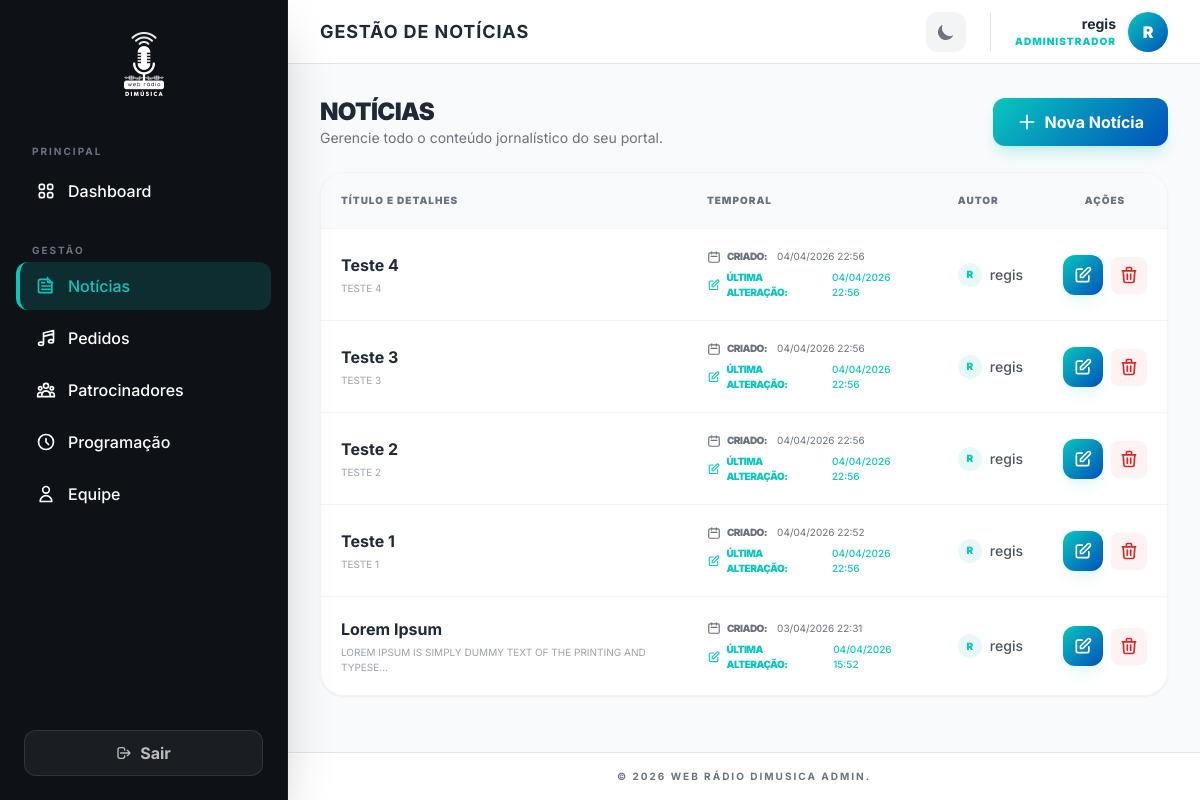
Screenshot of /painel/noticias/ (signed in) with the database file from the repository.
### notices/models.py (models this page shows, shortened)
class Noticias(models.Model):
    titulo = models.CharField(max_length=255, unique=True, blank=False, null=False)
    subtitulo = models.TextField(blank=False, null=False)
    conteudo = models.TextField(blank=False, null=False)
    created_at = models.DateTimeField(auto_now_add=True)
    updated_at = models.DateTimeField(auto_now=True)
    created_by = models.ForeignKey(User, on_delete=models.SET_NULL, null=True, related_name='noticias_criadas')
    updated_by = models.ForeignKey(User, on_delete=models.SET_NULL, null=True, related_name='noticias_editadas')

### webadmin/views.py (the view)
# urls.py: path('noticias/', views.noticias_list, name='admin_noticias_list'),
@login_required(login_url='admin_login')
def noticias_list(request):
    noticias = Noticias.objects.all().order_by('-created_at')
    return render(request, 'webadmin/noticias_list.html', {
        'noticias': noticias
    })

### webadmin/templates/webadmin/noticias_list.html (shortened to what this page needs)
{% extends 'webadmin/base.html' %}
{% block page_title %}Gestão de Notícias{% endblock %}
{% block content %}
<div class="space-y-6">
    <div class="flex flex-col sm:flex-row justify-between items-start sm:items-center gap-4">
        <div>
            <h2 class="text-2xl font-black text-gray-800 dark:text-white uppercase tracking-tight">Notícias</h2>
            <p class="text-sm text-gray-500 dark:text-gray-400">Gerencie todo o conteúdo jornalístico do seu portal.</p>
        </div>
        <a href="{% url 'admin_noticia_add' %}" class="btn-gradient text-white px-6 py-3 rounded-xl font-bold shadow-lg shadow-teal/20 flex items-center gap-2">
            <svg class="w-5 h-5" fill="none" stroke="currentColor" viewBox="0 0 24 24"><path stroke-linecap="round" stroke-linejoin="round" stroke-width="2" d="M12 4v16m8-8H4" /></svg>
            Nova Notícia
        </a>
    </div>
    <div class="bg-white dark:bg-dark-lighter rounded-3xl border border-gray-100 dark:border-white/5 shadow-sm overflow-hidden">
        <div class="overflow-x-auto">
            <table class="w-full text-left border-collapse">
                <thead>
                    <tr class="bg-gray-50 dark:bg-white/5 text-gray-500 dark:text-gray-400">
                        <th class="p-5 text-[10px] font-black uppercase tracking-widest border-b border-gray-100 dark:border-white/5">Título e Detalhes</th>
                        <th class="p-5 text-[10px] font-black uppercase tracking-widest border-b border-gray-100 dark:border-white/5 hidden md:table-cell">Temporal</th>
                        <th class="p-5 text-[10px] font-black uppercase tracking-widest border-b border-gray-100 dark:border-white/5 hidden lg:table-cell">Autor</th>
                        <th class="p-5 text-[10px] font-black uppercase tracking-widest border-b border-gray-100 dark:border-white/5 text-center">Ações</th>
                    </tr>
                </thead>
                <tbody class="divide-y divide-gray-100 dark:divide-white/5">
                    {% for n in noticias %}
                    <tr class="hover:bg-gray-50/50 dark:hover:bg-white/5 transition-colors group">
                        <td class="p-5">
                            <div class="flex flex-col">
                                <span class="text-gray-800 dark:text-white font-bold group-hover:text-teal transition-colors break-words">{{ n.titulo }}</span>
                                <span class="text-[10px] text-gray-400 uppercase mt-1">{{ n.subtitulo|truncatechars:60 }}</span>
                            </div>
                        </td>
                        <td class="p-5 hidden md:table-cell">
                            <div class="flex flex-col gap-1.5 text-[10px]">
                                <span class="text-gray-500 dark:text-gray-400 flex items-center gap-1.5">
                                    <svg class="w-3.5 h-3.5" fill="none" stroke="currentColor" viewBox="0 0 24 24"><path stroke-linecap="round" stroke-linejoin="round" stroke-width="2" d="M8 7V3m8 4V3m-9 8h10M5 21h14a2 2 0 002-2V7a2 2 0 00-2-2H5a2 2 0 00-2 2v12a2 2 0 002 2z" /></svg>
                                    <span class="font-black uppercase tracking-tighter mr-1">Criado:</span> {{ n.created_at|date:"d/m/Y H:i" }}
                                </span>
                                <span class="text-teal font-medium flex items-center gap-1.5">
                                    <svg class="w-3.5 h-3.5" fill="none" stroke="currentColor" viewBox="0 0 24 24"><path stroke-linecap="round" stroke-linejoin="round" stroke-width="2" d="M11 5H6a2 2 0 00-2 2v11a2 2 0 002 2h11a2 2 0 002-2v-5m-1.414-9.414a2 2 0 112.828 2.828L11.828 15H9v-2.828l8.586-8.586z" /></svg>
                                    <span class="font-black uppercase tracking-tighter mr-1">Última alteração:</span> {{ n.updated_at|date:"d/m/Y H:i" }}
                                </span>
                            </div>
                        </td>
                        <td class="p-5 hidden lg:table-cell">
                            {% if n.updated_by %}
                                <div class="flex items-center gap-2">
                                    <div class="w-6 h-6 rounded-full bg-teal/10 text-teal flex items-center justify-center text-[10px] font-black uppercase">
                                        {{ n.updated_by.username|first }}
                                    </div>
                                    <span class="text-gray-600 dark:text-gray-400 text-sm font-medium">{{ n.updated_by.username }}</span>
                                </div>
                            {% else %}
                                <span class="text-gray-400 text-xs italic">Automático</span>
                            {% endif %}
                        </td>
                        <td class="p-5">
                            <div class="flex gap-2 items-center justify-center">
                                <a href="{% url 'admin_noticia_edit' n.id %}" class="btn-gradient text-white p-2.5 rounded-xl shadow-lg shadow-teal/10 hover:scale-110 active:scale-95 transition-all" title="Editar">
                                    <svg class="w-5 h-5" fill="none" stroke="currentColor" viewBox="0 0 24 24"><path stroke-linecap="round" stroke-linejoin="round" stroke-width="2" d="M11 5H6a2 2 0 00-2 2v11a2 2 0 002 2h11a2 2 0 002-2v-5m-1.414-9.414a2 2 0 112.828 2.828L11.828 15H9v-2.828l8.586-8.586z" /></svg>
                                </a>
                                <form action="{% url 'admin_noticia_delete' n.id %}" method="post" class="inline">
                                    <button type="button" onclick="openDeleteModal(this.parentElement, 'a notícia \'{{ n.titulo|escapejs }}\'')" class="p-2 rounded-lg bg-red-50 dark:bg-red-900/20 text-red-600 dark:text-red-400 hover:bg-red-600 hover:text-white transition-all shadow-sm" title="Excluir">
                                        <svg class="w-5 h-5" fill="none" stroke="currentColor" viewBox="0 0 24 24"><path stroke-linecap="round" stroke-linejoin="round" stroke-width="2" d="M19 7l-.867 12.142A2 2 0 0116.138 21H7.862a2 2 0 01-1.995-1.858L5 7m5 4v6m4-6v6m1-10V4a1 1 0 00-1-1h-4a1 1 0 00-1 1v3M4 7h16" /></svg>
                                    </button>
                                </form>
                            </div>
                        </td>
                    </tr>
                    {% endfor %}
                </tbody>
            </table>
        </div>
    </div>
</div>
{% endblock %}

### webadmin/templates/webadmin/base.html (shortened to what this page needs)
{% load static %}
<!DOCTYPE html>
<html lang="pt-br">
<head>
    <script src="https://cdn.tailwindcss.com"></script>
</head>
<body class="bg-gray-50 text-gray-900 dark:bg-dark dark:text-gray-100 min-h-screen flex font-sans antialiased" x-data="{ mobileMenu: false }">
    {% if user.is_authenticated %}
    <aside :class="mobileMenu ? 'translate-x-0' : '-translate-x-full lg:translate-x-0'"
           class="fixed lg:static inset-y-0 left-0 bg-dark text-white w-72 flex-shrink-0 flex flex-col h-screen z-[110] transition-transform duration-300 lg:transition-none shadow-2xl border-r border-white/5">
        <div class="p-8 flex justify-center items-center relative">
            <a href="{% url 'admin_dashboard' %}" class="block group">
                <img src="{% static 'webadmin/images/logo-branco-icon.png' %}" alt="Dimúsica Logo" class="h-16 w-auto object-contain group-hover:scale-110 transition-transform duration-300">
            </a>
        </div>
        <nav class="flex-1 px-4 space-y-1 mt-4 overflow-y-auto">
            <p class="px-4 text-[10px] uppercase tracking-[2px] font-bold text-gray-500 mb-2">Principal</p>
            <a href="{% url 'admin_dashboard' %}" @click="mobileMenu = false" class="sidebar-link flex items-center gap-3 px-4 py-3 rounded-xl font-medium {% if request.resolver_match.url_name == 'admin_dashboard' %}active{% endif %}">
                Dashboard
            </a>
            <p class="px-4 pt-6 text-[10px] uppercase tracking-[2px] font-bold text-gray-500 mb-2">Gestão</p>
            <a href="{% url 'admin_noticias_list' %}" @click="mobileMenu = false" class="sidebar-link flex items-center gap-3 px-4 py-3 rounded-xl font-medium {% if 'noticia' in request.resolver_match.url_name %}active{% endif %}">
                Notícias
            </a>
            <a href="{% url 'admin_pedidos_list' %}" @click="mobileMenu = false" class="sidebar-link flex items-center gap-3 px-4 py-3 rounded-xl font-medium {% if 'pedido' in request.resolver_match.url_name %}active{% endif %}">
                <svg class="w-5 h-5" fill="none" stroke="currentColor" viewBox="0 0 24 24"><path stroke-linecap="round" stroke-linejoin="round" stroke-width="2" d="M9 19V6l12-3v13M9 19c0 1.105-1.343 2-3 2s-3-.895-3-2 1.343-2 3-2 3 .895 3 2zm12-3c0 1.105-1.343 2-3 2s-3-.895-3-2 1.343-2 3-2 3 .895 3 2zM9 10l12-3" /></svg>
                Pedidos
            </a>
            <a href="{% url 'admin_sponsors_list' %}" @click="mobileMenu = false" class="sidebar-link flex items-center gap-3 px-4 py-3 rounded-xl font-medium {% if 'sponsor' in request.resolver_match.url_name %}active{% endif %}">
                Patrocinadores
            </a>
            <a href="{% url 'admin_programacao_list' %}" @click="mobileMenu = false" class="sidebar-link flex items-center gap-3 px-4 py-3 rounded-xl font-medium {% if 'programacao' in request.resolver_match.url_name %}active{% endif %}">
                <svg class="w-5 h-5" fill="none" stroke="currentColor" viewBox="0 0 24 24"><path stroke-linecap="round" stroke-linejoin="round" stroke-width="2" d="M12 8v4l3 3m6-3a9 9 0 11-18 0 9 9 0 0118 0z" /></svg>
                Programação
            </a>
            <a href="{% url 'admin_equipe_list' %}" @click="mobileMenu = false" class="sidebar-link flex items-center gap-3 px-4 py-3 rounded-xl font-medium {% if 'equipe' in request.resolver_match.url_name %}active{% endif %}">
                <svg class="w-5 h-5" fill="none" stroke="currentColor" viewBox="0 0 24 24"><path stroke-linecap="round" stroke-linejoin="round" stroke-width="2" d="M16 7a4 4 0 11-8 0 4 4 0 018 0zM12 14a7 7 0 00-7 7h14a7 7 0 00-7-7z" /></svg>
                Equipe
            </a>
        </nav>
        <div class="p-6">
            <form action="{% url 'admin_logout' %}" method="post">
                <button type="submit" class="w-full bg-white/5 border border-white/10 text-white/70 px-4 py-2.5 rounded-xl font-bold hover:bg-red-600 hover:text-white hover:border-red-500 transition-all duration-300 flex items-center justify-center gap-2">
                    <svg class="w-4 h-4" fill="none" stroke="currentColor" viewBox="0 0 24 24"><path stroke-linecap="round" stroke-linejoin="round" stroke-width="2" d="M17 16l4-4m0 0l-4-4m4 4H7m6 4v1a3 3 0 01-3 3H6a3 3 0 01-3-3V7a3 3 0 013-3h4a3 3 0 013 3v1" /></svg>
                    Sair
                </button>
            </form>
        </div>
    </aside>
    {% endif %}
    <div class="flex-1 flex flex-col min-w-0 h-screen overflow-hidden relative">
        {% if user.is_authenticated %}
        <header class="bg-white dark:bg-dark-lighter border-b border-gray-200 dark:border-white/5 h-16 flex-shrink-0 flex items-center justify-between px-4 lg:px-8 z-10 sticky top-0">
            <div class="flex items-center gap-2 lg:gap-4">
                <h1 class="text-xs sm:text-sm lg:text-lg font-bold text-gray-800 dark:text-white uppercase tracking-wider truncate max-w-[150px] sm:max-w-none">
                    {% block page_title %}Painel de Controle{% endblock %}
                </h1>
            </div>
            <div class="flex items-center gap-6">
                <button id="admin-theme-toggle" class="p-2.5 rounded-xl bg-gray-100 dark:bg-white/5 text-gray-500 dark:text-gray-400 hover:text-teal transition-all">
                    <svg id="theme-icon-dark" class="w-5 h-5 hidden" fill="currentColor" viewBox="0 0 20 20"><path d="M17.293 13.293A8 8 0 016.707 2.707a8.001 8.001 0 1010.586 10.586z"></path></svg>
                </button>
                <div class="flex items-center gap-3 pl-6 border-l border-gray-200 dark:border-white/10">
                    <div class="text-right hidden sm:block">
                        <p class="text-sm font-bold text-gray-800 dark:text-white">{{ user.username }}</p>
                        <p class="text-[10px] text-teal font-black uppercase tracking-widest">Administrador</p>
                    </div>
                    <div class="w-10 h-10 rounded-full btn-gradient flex items-center justify-center text-white font-black">
                        {{ user.username|first|upper }}
                    </div>
                </div>
            </div>
        </header>
        {% endif %}
        <main class="flex-grow p-4 lg:p-8 overflow-y-auto bg-gray-50 dark:bg-dark transition-colors duration-300">
            <div class="max-w-6xl mx-auto">
                {% block content %}{% endblock %}
            </div>
        </main>
        {% if user.is_authenticated %}
        <footer class="p-4 text-center text-gray-500 dark:text-gray-600 text-[10px] uppercase tracking-[2px] font-bold bg-white dark:bg-dark-lighter border-t border-gray-200 dark:border-white/5">
            &copy; 2026 Web Rádio Dimusica Admin.
        </footer>
        {% endif %}
    </div>
</body>
</html>

### webadmin/templates/webadmin/base.html (style rules this page uses)
body { font-family: 'Inter', sans-serif; transition: background-color 0.3s; }
.btn-gradient { background: linear-gradient(135deg, #0AC7BE, #0051BA); transition: all 0.3s; }
.sidebar-link { transition: all 0.2s; border-left: 4px solid transparent; }
.sidebar-link.active { background: rgba(10, 199, 190, 0.15); color: #0AC7BE; border-left-color: #0AC7BE; }

### rows the page displays
Noticias: titulo "Teste 4", subtitulo "TESTE 4", created_at "04/04/2026 22:56", updated_at "04/04/2026 22:56", updated_by.username|first "R", updated_by.username "regis"
Noticias: titulo "Teste 3", subtitulo "TESTE 3", created_at "04/04/2026 22:56", updated_at "04/04/2026 22:56", updated_by.username|first "R", updated_by.username "regis"
Noticias: titulo "Teste 2", subtitulo "TESTE 2", created_at "04/04/2026 22:56", updated_at "04/04/2026 22:56", updated_by.username|first "R", updated_by.username "regis"
Noticias: titulo "Teste 1", subtitulo "TESTE 1", created_at "04/04/2026 22:52", updated_at "04/04/2026 22:56", updated_by.username|first "R", updated_by.username "regis"
Noticias: titulo "Lorem Ipsum", subtitulo "LOREM IPSUM IS SIMPLY DUMMY TEXT OF THE PRINTING AND TYPESE…", created_at "03/04/2026 22:31", updated_at "04/04/2026 15:52", updated_by.username|first "R", updated_by.username "regis"

### other values shown
{{ user.username }} "regis"
{{ user.username|first|upper }} "R"
